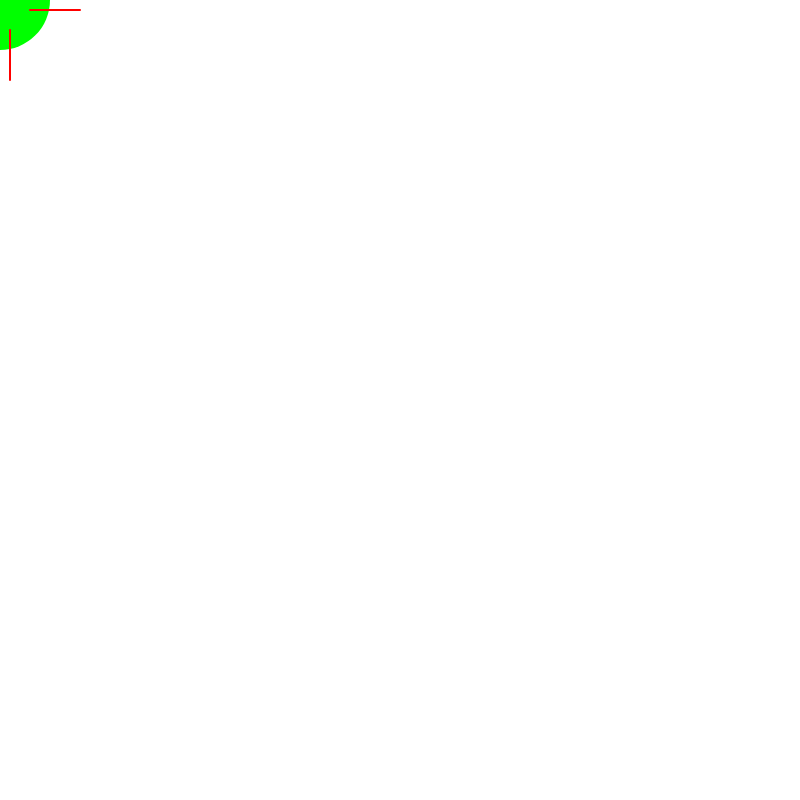
Frame 1 (no input)
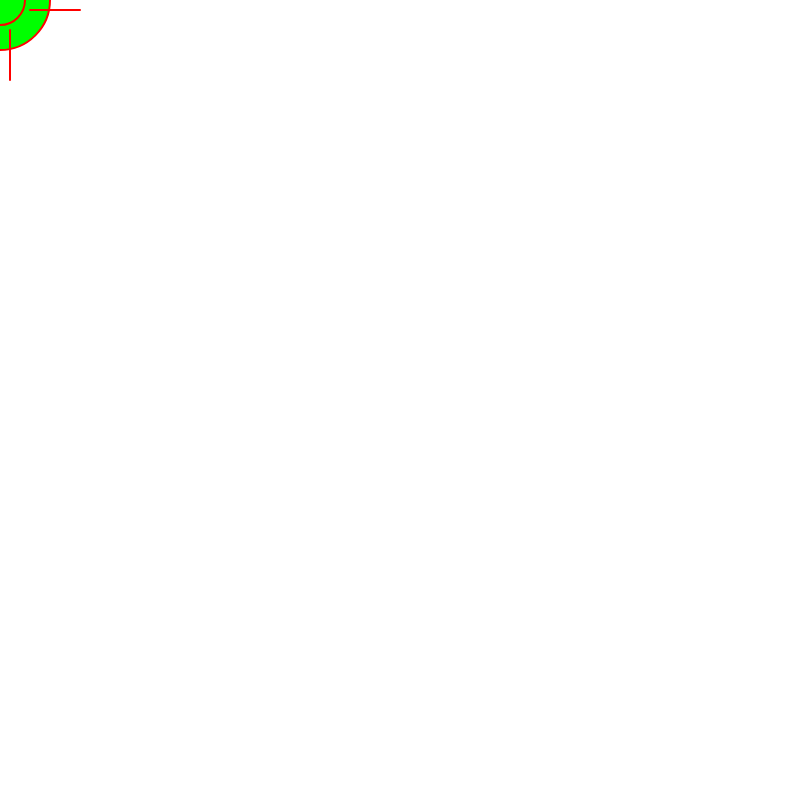
Frame 60 (no input)
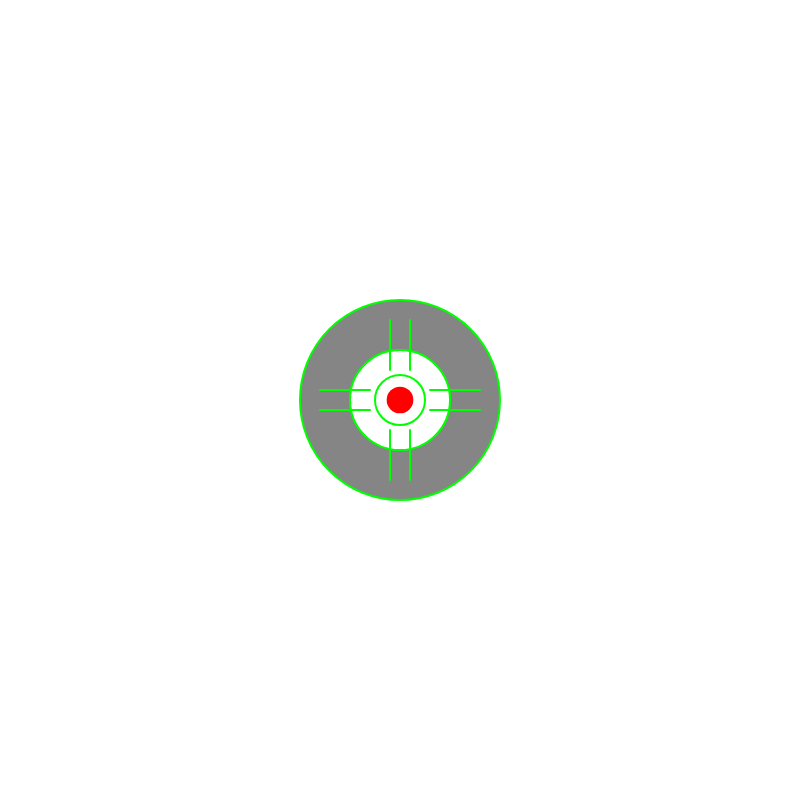
Frame 120 (the mouse pressed at the canvas centre since frame 60)

The p5.js sketch that drew these frames (run headless with seeded random() and noise() and a simulated clock; from frame 60 on, the mouse is pressed at the canvas centre):

// p5.js sketch
// ── sketch.js

function setup() {
  createCanvas(800, 800);
  noStroke();
  background(0);
 }


function draw() {
  background(255);
  rectMode(CENTER);
  strokeWeight(2);

  ellipseMode(CENTER)
  fill (mouseX / 3);
  ellipse(width/2, height/2, mouseX/2, mouseY/2);
  ellipse(width/2, height/2, mouseX/4, mouseY/4);

  if (mouseIsPressed) {
    fill(255);
  } else {
    fill('rgb(0,255,0)');
  }

  ellipse (mouseX, mouseY, 100, 100);
  ellipse (mouseX, mouseY, 50, 50);


  fill('red')
  noStroke()
  ellipse (mouseX, mouseY, mouseX / 15, mouseY / 15);

   if (mouseIsPressed) {
    stroke('rgb(0,255,0)');
  } else {
      stroke('red');
  }

  line (mouseX + 10, mouseY + 30, mouseX + 10, mouseY + 80);
  line (mouseX + 10, mouseY - 30, mouseX + 10, mouseY - 80);
  line (mouseX - 10, mouseY + 30, mouseX - 10, mouseY + 80);
  line (mouseX - 10, mouseY - 30, mouseX - 10, mouseY - 80);
  line (mouseX + 30, mouseY + 10, mouseX + 80, mouseY + 10);
  line (mouseX - 30, mouseY + 10, mouseX - 80, mouseY + 10);
  line (mouseX + 30, mouseY - 10, mouseX + 80, mouseY - 10);
  line (mouseX - 30, mouseY - 10, mouseX - 80, mouseY - 10);
 


}
